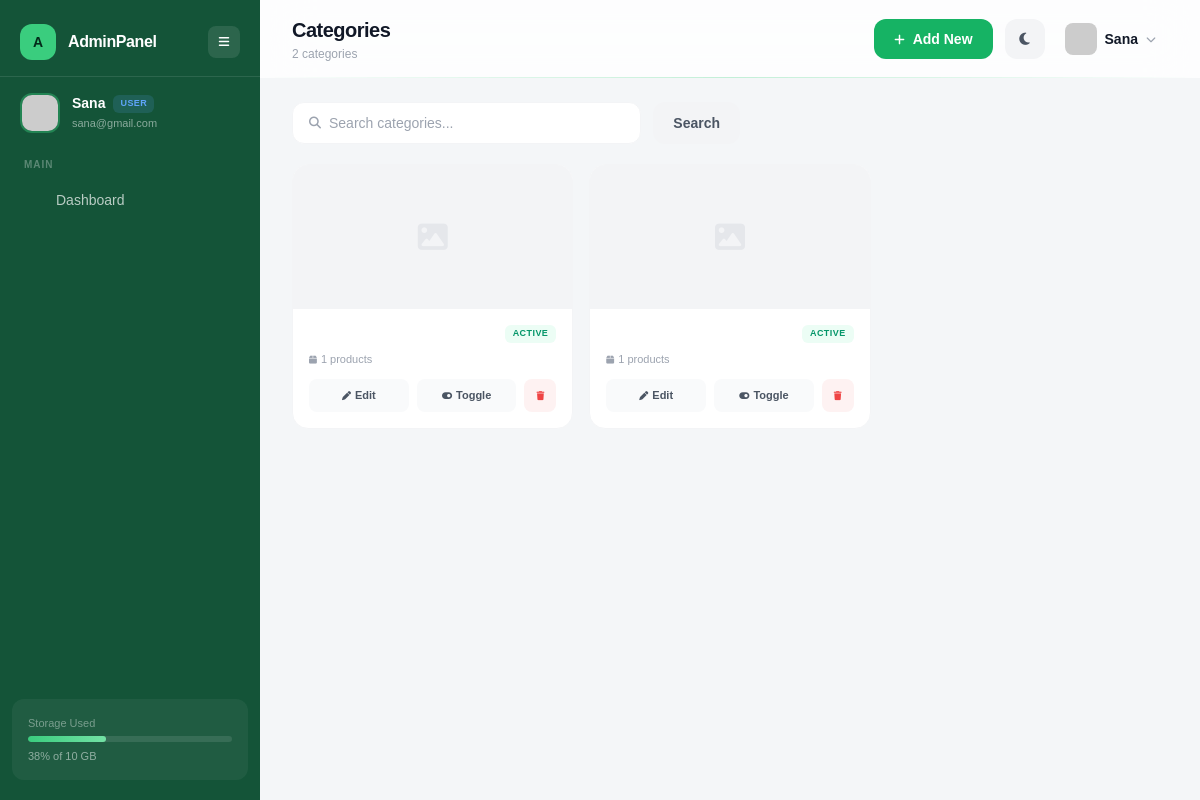
Screenshot of /backend/category/view.php (signed in) with the database file from the repository.
### tables this page shows
CREATE TABLE `users` (
  `id` int(11) NOT NULL,
  `name` varchar(100) DEFAULT NULL,
  `email` varchar(100) DEFAULT NULL,
  `password` varchar(255) DEFAULT NULL,
  `image` varchar(255) DEFAULT NULL,
  `phone` varchar(20) DEFAULT NULL,
  `address` text DEFAULT NULL,
  `role` enum('user','admin') DEFAULT 'user',
  `created_at` timestamp NOT NULL DEFAULT current_timestamp()
);

CREATE TABLE `categories` (
  `id` int(11) NOT NULL,
  `category_name` varchar(100) DEFAULT NULL,
  `parent_id` int(11) DEFAULT NULL,
  `description` text DEFAULT NULL,
  `status` enum('active','inactive') NOT NULL DEFAULT 'active',
  `created_at` timestamp NOT NULL DEFAULT current_timestamp()
);

### backend/category/view.php (the view, shortened to what this page needs)
<?php
include("../config/db.php");
 $uid = $_SESSION['user_id'];
 $user_res = mysqli_query($conn, "SELECT name, email, image, role FROM users WHERE id = $uid");
 $user = mysqli_fetch_assoc($user_res);
 $user_name = $user['name'] ?? 'Unknown';
 $user_email = $user['email'] ?? '';
 $user_image = !empty($user['image']) ? 'uploads/' . $user['image'] : 'https://ui-avatars.com/api/?name=' . urlencode($user_name) . '&background=16b364&color=fff&bold=true';
 $user_role = ucfirst($user['role'] ?? 'user');
 $search = isset($_GET['search']) ? mysqli_real_escape_string($conn, trim($_GET['search'])) : '';
 $where = "1=1";
 $cats_res = mysqli_query($conn, "SELECT c.*, (SELECT COUNT(*) FROM products WHERE category_id = c.id) as product_count FROM categories c WHERE $where ORDER BY c.created_at DESC");
 $total_cats = mysqli_num_rows($cats_res);
?>
<!DOCTYPE html>
<html lang="en">
<head>
<script src="https://cdn.tailwindcss.com"></script>
<link rel="stylesheet" href="https://cdnjs.cloudflare.com/ajax/libs/font-awesome/6.5.0/css/all.min.css">
</head>
<body class="bg-[#f4f6f8] dark:bg-[#0a0f0d] transition-colors duration-500 min-h-screen">
<aside id="sidebar" class="sidebar-glass fixed left-0 top-0 h-full w-[260px] text-white z-50 transition-all duration-300 flex flex-col">
  <div class="flex items-center justify-between px-5 pt-6 pb-4">
    <div class="flex items-center gap-3"><div class="w-9 h-9 rounded-xl bg-brand-400 flex items-center justify-center text-brand-950 font-extrabold text-sm shrink-0">A</div><span class="sidebar-logo-text font-bold text-base tracking-tight transition-all duration-300">AdminPanel</span></div>
    <button onclick="toggleSidebar()" class="w-8 h-8 rounded-lg bg-white/10 hover:bg-white/20 flex items-center justify-center transition text-sm"><i class="fa-solid fa-bars text-xs"></i></button>
  </div>
  <div class="px-5 py-4 flex items-center gap-3 border-t border-white/10">
    <img src="<?= $user_image ?>" class="sidebar-avatar w-10 h-10 rounded-xl object-cover border-2 border-brand-400/40 transition-all duration-300 shrink-0" onerror="this.src='https://ui-avatars.com/api/?name=<?= urlencode($user_name) ?>&background=16b364&color=fff&bold=true'">
    <div class="sidebar-text transition-all duration-300"><div class="flex items-center gap-2"><p class="text-sm font-semibold leading-tight"><?= htmlspecialchars($user_name) ?></p><span class="role-badge <?= $user_role === 'Admin' ? 'role-admin' : 'role-user' ?>"><?= $user_role ?></span></div><p class="text-[11px] text-white/50 mt-0.5"><?= htmlspecialchars($user_email) ?></p></div>
  </div>
  <nav class="flex-1 mt-2 px-3 space-y-1 overflow-y-auto">
    <p class="sidebar-text text-[10px] uppercase tracking-widest text-white/30 font-semibold px-3 mb-2 transition-all duration-300">Main</p>
    <a href="dashboard.php" class="nav-link flex items-center gap-3 px-3 py-2.5 rounded-lg text-sm font-medium text-white/70 hover:text-white"><i class="fa-solid fa-grid-2 w-5 text-center text-[13px]"></i><span class="sidebar-text transition-all duration-300">Dashboard</span></a>
  </nav>
  <div class="px-3 pb-5"><div class="sidebar-text bg-white/5 rounded-xl p-4 transition-all duration-300"><p class="text-[11px] text-white/40 mb-1">Storage Used</p><div class="w-full h-1.5 bg-white/10 rounded-full overflow-hidden"><div class="h-full w-[38%] bg-gradient-to-r from-brand-400 to-brand-300 rounded-full"></div></div><p class="text-[11px] text-white/50 mt-1.5">38% of 10 GB</p></div></div>
</aside>
<main id="main" class="ml-[260px] min-h-screen transition-all duration-300">
  <header class="topbar-border sticky top-0 z-40 bg-white/80 dark:bg-[#0d1410]/80 backdrop-blur-xl px-8 py-4 flex justify-between items-center">
    <div><h1 class="text-xl font-bold text-gray-900 dark:text-white tracking-tight">Categories</h1><p class="text-xs text-gray-400 mt-0.5"><?= $total_cats ?> categories</p></div>
    <div class="flex items-center gap-3">
      <a href="category/add.php" class="px-5 py-2.5 bg-brand-500 hover:bg-brand-600 text-white rounded-xl text-sm font-semibold transition"><i class="fa-solid fa-plus mr-2 text-xs"></i>Add New</a>
      <button onclick="toggleDark()" id="darkBtn" class="w-10 h-10 rounded-xl bg-gray-100 dark:bg-white/5 hover:bg-gray-200 dark:hover:bg-white/10 flex items-center justify-center transition text-gray-600 dark:text-white/70"><i class="fa-solid fa-moon text-sm"></i></button>
      <div class="relative">
        <button onclick="toggleMenu()" class="flex items-center gap-2 pl-2 pr-3 py-1.5 rounded-xl hover:bg-gray-100 dark:hover:bg-white/5 transition">
          <img src="<?= $user_image ?>" class="w-8 h-8 rounded-lg object-cover" onerror="this.src='https://ui-avatars.com/api/?name=<?= urlencode($user_name) ?>&background=16b364&color=fff&bold=true'">
          <span class="hidden sm:block text-sm font-semibold text-gray-900 dark:text-white"><?= htmlspecialchars($user_name) ?></span>
          <i class="fa-solid fa-chevron-down text-[10px] text-gray-400"></i>
        </button>
      </div>
    </div>
  </header>
  <div class="px-8 py-6">
    <form method="GET" class="fade-up mb-5">
      <div class="flex gap-3 max-w-md">
        <div class="flex-1 flex items-center bg-white dark:bg-[#131a16] rounded-xl px-4 py-2.5 gap-2 border border-gray-100 dark:border-white/5">
          <i class="fa-solid fa-magnifying-glass text-gray-400 text-xs"></i>
          <input type="text" name="search" value="<?= htmlspecialchars($search) ?>" placeholder="Search categories..." class="bg-transparent outline-none text-sm text-gray-700 dark:text-white/80 w-full placeholder:text-gray-400">
        </div>
        <button type="submit" class="px-5 py-2.5 bg-gray-100 dark:bg-white/5 hover:bg-gray-200 dark:hover:bg-white/10 text-gray-600 dark:text-white/70 rounded-xl text-sm font-semibold transition">Search</button>
      </div>
    </form>
    <?php if (mysqli_num_rows($cats_res) > 0): ?>
    <div class="grid grid-cols-1 sm:grid-cols-2 lg:grid-cols-3 xl:grid-cols-4 gap-4">
      <?php while ($cat = mysqli_fetch_assoc($cats_res)): ?>
      <div class="fade-up bg-white dark:bg-[#131a16] rounded-2xl border border-gray-100 dark:border-white/5 overflow-hidden hover:shadow-md transition-shadow group">
        <div class="h-36 bg-gray-100 dark:bg-white/[0.03] flex items-center justify-center overflow-hidden">
          <?php if (!empty($cat['image'])): ?>
            <img src="uploads/<?= htmlspecialchars($cat['image']) ?>" class="w-full h-full object-cover group-hover:scale-105 transition-transform duration-300" onerror="this.parentElement.innerHTML='<i class=\'fa-solid fa-image text-3xl text-gray-200 dark:text-gray-700\'></i>'">
          <?php else: ?>
            <i class="fa-solid fa-image text-3xl text-gray-200 dark:text-gray-700"></i>
          <?php endif; ?>
        </div>
        <div class="p-4">
          <div class="flex items-start justify-between mb-2">
            <span class="text-[9px] font-bold uppercase tracking-wider px-2 py-0.5 rounded-md <?= $cat['status'] === 'active' ? 'bg-emerald-50 text-emerald-600 dark:bg-emerald-900/20 dark:text-emerald-400' : 'bg-gray-100 text-gray-500 dark:bg-white/5 dark:text-gray-500' ?>"><?= ucfirst($cat['status']) ?></span>
          </div>
          <p class="text-[11px] text-gray-400 mb-3"><i class="fa-solid fa-box text-[9px] mr-1"></i><?= $cat['product_count'] ?> products</p>
          <div class="flex gap-2">
            <a href="category/edit.php?id=<?= $cat['id'] ?>" class="flex-1 text-center py-2 bg-gray-50 dark:bg-white/[0.03] hover:bg-gray-100 dark:hover:bg-white/[0.06] text-gray-600 dark:text-white/60 rounded-lg text-[11px] font-semibold transition"><i class="fa-solid fa-pen text-[9px] mr-1"></i>Edit</a>
            <a href="category/view.php?toggle=<?= $cat['id'] ?>" class="flex-1 text-center py-2 bg-gray-50 dark:bg-white/[0.03] hover:bg-gray-100 dark:hover:bg-white/[0.06] text-gray-600 dark:text-white/60 rounded-lg text-[11px] font-semibold transition"><i class="fa-solid fa-toggle-on text-[9px] mr-1"></i>Toggle</a>
            <a href="category/view.php?delete=<?= $cat['id'] ?>" onclick="return confirm('Delete this category?')" class="py-2 px-3 bg-red-50 dark:bg-red-900/10 hover:bg-red-100 dark:hover:bg-red-900/20 text-red-500 rounded-lg text-[11px] font-semibold transition"><i class="fa-solid fa-trash text-[9px]"></i></a>
          </div>
        </div>
      </div>
      <?php endwhile; ?>
    </div>
    <?php endif; ?>
  </div>
</main>
</body>
</html>

### backend/category/view.php (style rules this page uses)
* { margin:0;padding:0;box-sizing:border-box }
body { font-family:'Plus Jakarta Sans',sans-serif }
.sidebar-glass { background:rgba(8,75,46,0.95);backdrop-filter:blur(20px) }
.nav-link { position:relative;transition:all .25s cubic-bezier(.4,0,.2,1) }
.nav-link::before { content:'';position:absolute;left:0;top:50%;transform:translateY(-50%);width:3px;height:0;border-radius:0 4px 4px 0;background:#cbcd3a;transition:height .25s cubic-bezier(.4,0,.2,1) }
.topbar-border { position:relative }
.topbar-border::after { content:'';position:absolute;bottom:0;left:0;right:0;height:1px;background:linear-gradient(90deg,transparent,rgba(58,205,126,0.3),transparent) }
.role-badge { font-size:9px;font-weight:700;letter-spacing:.05em;text-transform:uppercase;padding:2px 7px;border-radius:6px }
.role-user { background:rgba(96,165,250,0.15);color:#60a5fa }
.fade-up { opacity:0;transform:translateY(20px);animation:fadeUp .5s cubic-bezier(.4,0,.2,1) forwards }

### rows the page displays
users: name "Sana", role "USER", email "sana@gmail.com"
categories: status "ACTIVE", product_count "1"
categories: status "ACTIVE", product_count "1"

### other values shown
$total_cats "2"
